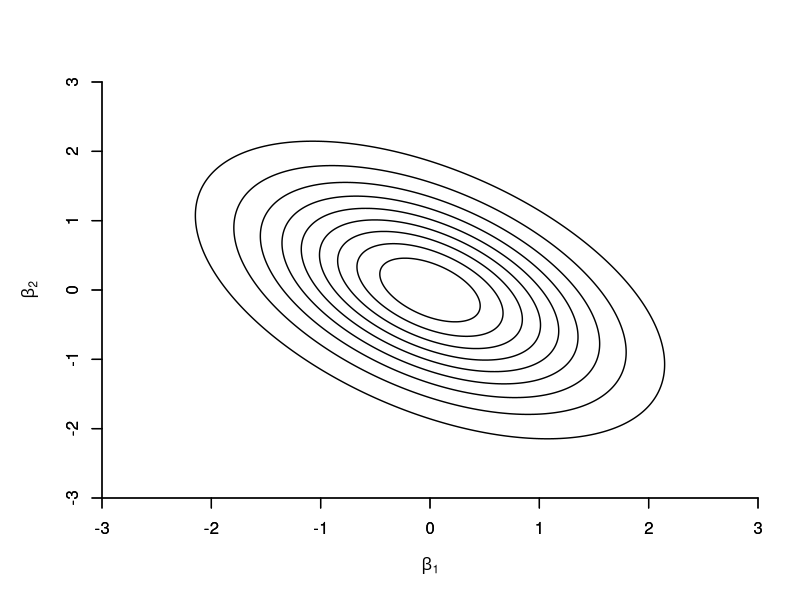
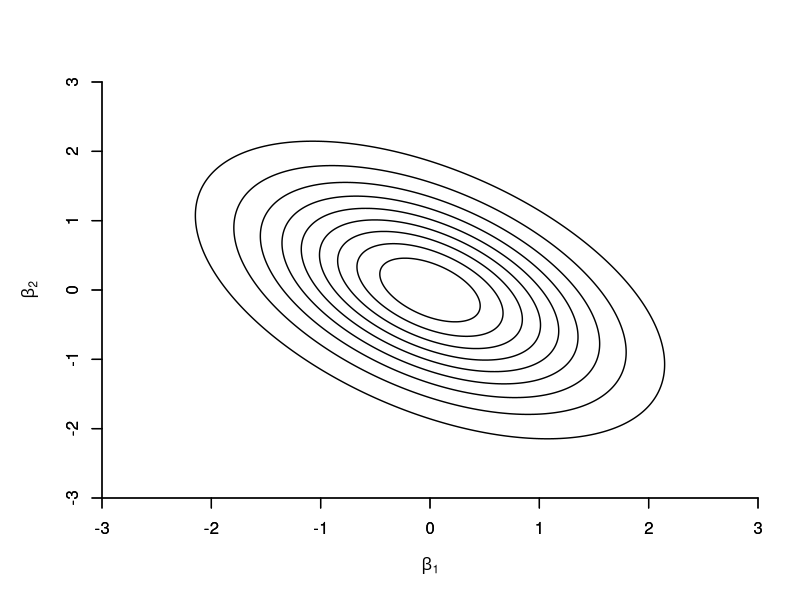

Reproduce these figures in R, in order.
#################################################
### This file generates Figure 7.3a
### Contours of Joint Distribution of 
### (beta_1_hat,beta_2_hat), homoskedastic case 
#################################################


rho <- 0.5
sr <- 1 - rho^2
x <- seq(from=-3,by=0.01,length.out=701)
fun2 <- function(x,y){z<-(x^2+2*rho*y*x+y^2)/sr}
f <- outer(x,x,Vectorize(fun2))
cdf_f <- pchisq(f,2)

wd <- 1.4

pdf("HANSEN7-3a.pdf",family="Helvetica",colormodel='cmyk',width=4.5,height=4.5)	
oldpar <- par(mar=c(5.1,5.1,4.1,2.1))
contour(x,x,cdf_f,ylim=c(-3,3),xlim=c(-3,3), zlim=c(0,1), nlevels=9, 
        drawlabels=FALSE,xlab=expression(paste(beta[1])),ylab=expression(paste(beta[2])),
        xaxs="i",yaxs="i",bty="n",cex.lab=1.0,lwd=wd)
axis(1,lwd=wd)
axis(2,lwd=wd)	
par(oldpar)
dev.off()

postscript("HANSEN7-3a.eps",paper="special",width=4.5,height=4.5,horizontal=FALSE,onefile=FALSE,family="Helvetica",colormodel='cmyk')
oldpar <- par(mar=c(5.1,5.1,4.1,2.1))
contour(x,x,cdf_f,ylim=c(-3,3),xlim=c(-3,3), zlim=c(0,1), nlevels=9, 
        drawlabels=FALSE,xlab=expression(paste(beta[1])),ylab=expression(paste(beta[2])),
        xaxs="i",yaxs="i",bty="n",cex.lab=1.0,lwd=wd)
axis(1,lwd=wd)
axis(2,lwd=wd)	
par(oldpar)
dev.off()
